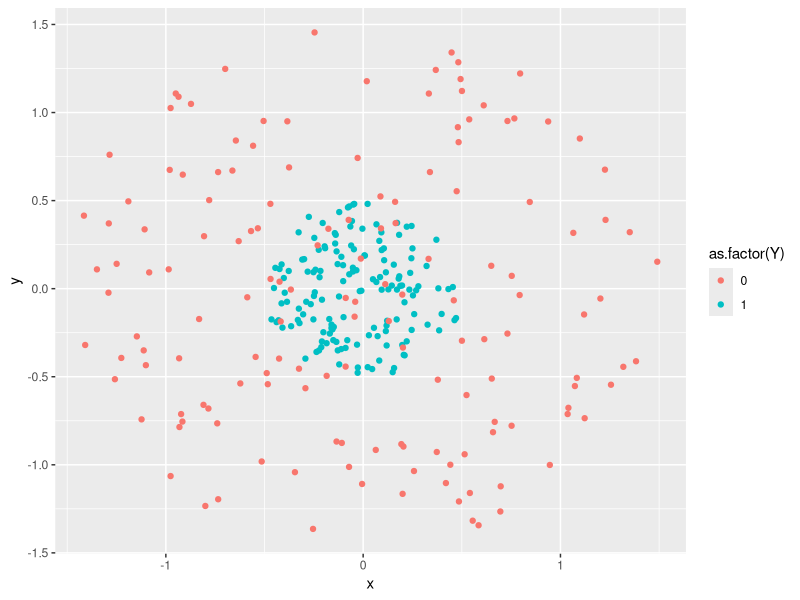
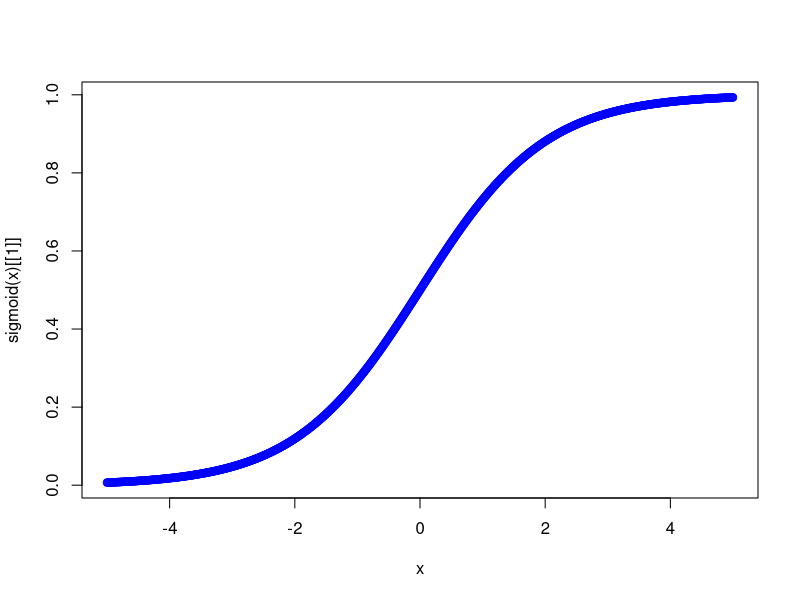
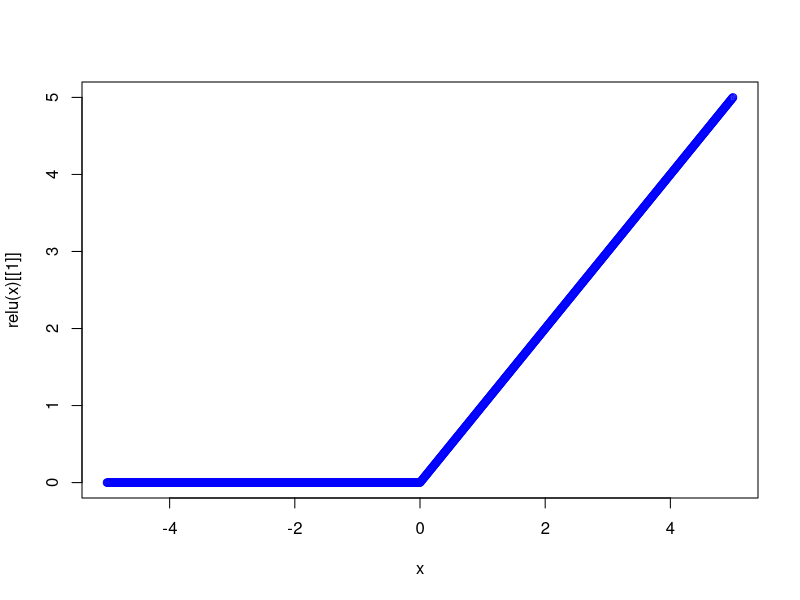

The R source for these figures, in order:
## ---- chunk 1
knitr::opts_chunk$set(echo = TRUE)

# https://anderfernandez.com/blog/programar-red-neuronal-en-r-desde-cero/

# https://www.iartificial.net/clasificacion-o-regresion/
## ---- chunk 2
circulo <- function(x, R, centroX=0, centroY=0)
{
      r = R * sqrt(runif(x))
      theta = runif(x) * 2 * pi
      x = centroX + r * cos(theta)
      y = centroY + r * sin(theta)
      z = data.frame(x = x, y = y)
      return(z)
}
## ---- chunk 3
datos1 <- circulo(150,0.5)
datos2 <- circulo(150,1.5)

datos1$Y <- 1
datos2$Y <- 0
datos <- rbind(datos1,datos2)

rm(datos1,datos2, circulo)
## ---- chunk 4
library(ggplot2)
ggplot(datos,aes(x,y, col = as.factor(Y))) + geom_point()
## ---- chunk 5
X <- as.matrix(datos[,1:2])
Y <- as.matrix(datos[,3])

rm(datos)
## ---- chunk 6
neurona <- setRefClass(
  "neurona",
  fields = list(
    fun_act = "list",
    numero_conexiones = "numeric",
    numero_neuronas = "numeric",
    W = "matrix",
    b = "numeric"
  ),
  methods = list(
    initialize = function(fun_act, numero_conexiones, numero_neuronas)
    {
      fun_act <<- fun_act
      numero_conexiones <<- numero_conexiones
      numero_neuronas <<- numero_neuronas
      W <<- matrix(runif(numero_conexiones*numero_neuronas),
                   nrow = numero_conexiones)
      b <<- runif(numero_neuronas)
    }
  )
)
## ---- chunk 7
sigmoid = function(x) {
  y = list() 
  y[[1]] <- 1 / (1 + exp(-x))
  y[[2]] <- x * (1 - x)
  return(y)
}

x <- seq(-5, 5, 0.01)
plot(x, sigmoid(x)[[1]], col='blue')
## ---- chunk 8
relu <- function(x){
  y <- list()
  y[[1]] <- ifelse(x<0,0,x)
  y[[2]] <- ifelse(x<0,0,1)
  return(y)
}

plot(x, relu(x)[[1]], col='blue')
## ---- chunk 9
n = ncol(X) #Núm de neuronas en la primera capa
capas = c(n, 4, 8, 1) # Número de neuronas en cada capa.
funciones = list(sigmoid, relu, sigmoid) # Función de activación en cada capa

red <- list()

for (i in 1:(length(capas)-1)){
    red[[i]] <- neurona$new(funciones[i],capas[i], capas[i+1])
}

red
